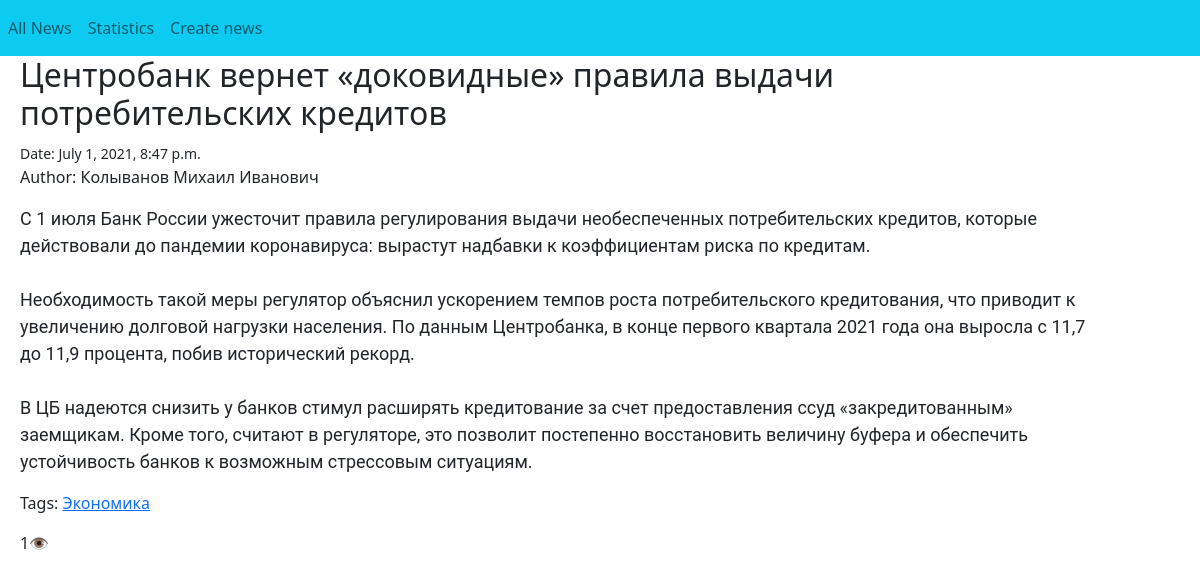
Page /NewsApp/62/ on the committed database.
### NewsApp/models.py (models this page shows, shortened)
class News(models.Model):
    news_title = models.CharField('Заголовок', max_length=200)
    news_text = models.TextField('Текст новости')
    pub_date = models.DateTimeField(default=datetime.datetime.now)
    views_count = models.IntegerField(default=0)
    tags = TaggableManager()
    author = models.CharField('Автор', max_length=200)

### NewsApp/views.py (the view)
# urls.py: path('<int:news_id>/', views.detail, name='detail'),
def detail(request, news_id):
    try:
        with transaction.atomic():
            a = News.objects.select_for_update().get(id=news_id)
            a.views_count += 1
            a.save()
    except News.DoesNotExist:
        raise Http404("Статья не найдена!")
    return render(request, 'detail.html', {'news': a})

### NewsApp/templates/detail.html (shortened to what this page needs)
{% extends 'base.html' %}
{% block content %}
    <div class="news_container">
        <h2>{{ news.news_title }}</h2>
        <small>Date: {{ news.pub_date }}</small><br>
        <p>Author: {{ news.author }}</p>
        <pre class="news_text">{{ news.news_text }}</pre>
        <p class="tags">Tags:
            {% for tag in news.tags.all %}
                <a href="{% url 'NewsApp:tag_list' tag %}">{{ tag }}</a>
            {% endfor %}
        </p>
        <p>{{ news.views_count }}&#128065</p>
    </div>
{% endblock %}

### NewsApp/static/css/site.css (style rules this page uses)
.news_container { margin: 0 90px 0 20px; }
.news_text { white-space: pre-wrap; font-family: 'Roboto'; font-size: 18px; }

### rows in the picture
News: news_title "Центробанк вернет «доковидные» правила выдачи потребительских кредитов", pub_date "July 1, 2021, 8:47 p.m.", author "Колыванов Михаил Иванович", news_text "C 1 июля Банк России ужесточит правила регулирования выдачи необеспеченных потребительских кредитов, которые действовали до пандемии коронавируса: вырастут надбавки к коэффициентам риска по кредитам. Необходимость такой меры регулятор объяснил ускорением темпов роста потребительского кредитования, что приводит к увеличению долговой нагрузки населения. По данным Центробанка, в конце первого квартала 2021 года она выросла с 11,7 до 11,9 процента, побив исторический рекорд. В ЦБ надеются снизить у банков стимул расширять кредитование за счет предоставления ссуд «закредитованным» заемщикам. Кроме того, считают в регуляторе, это позволит постепенно восстановить величину буфера и обеспечить…", views_count "1"
Tag: name "Экономика"
